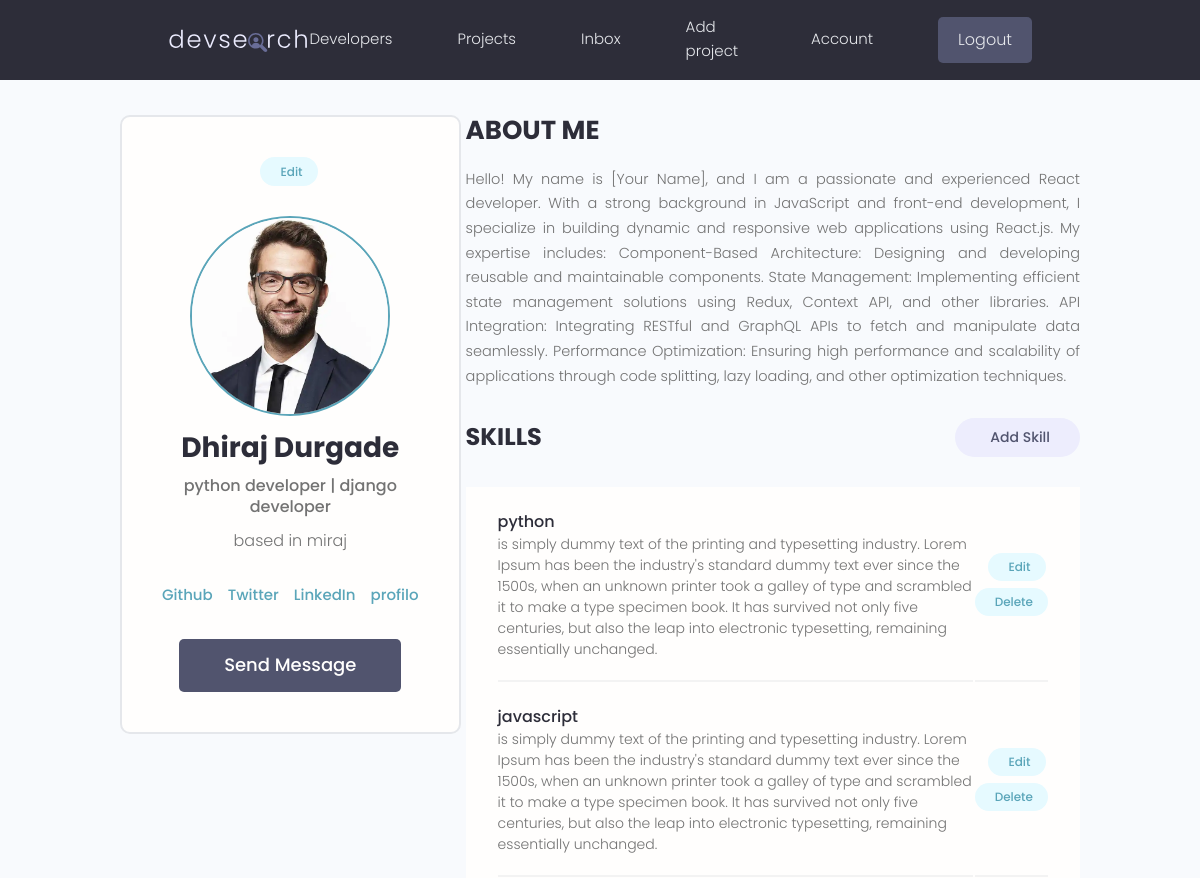
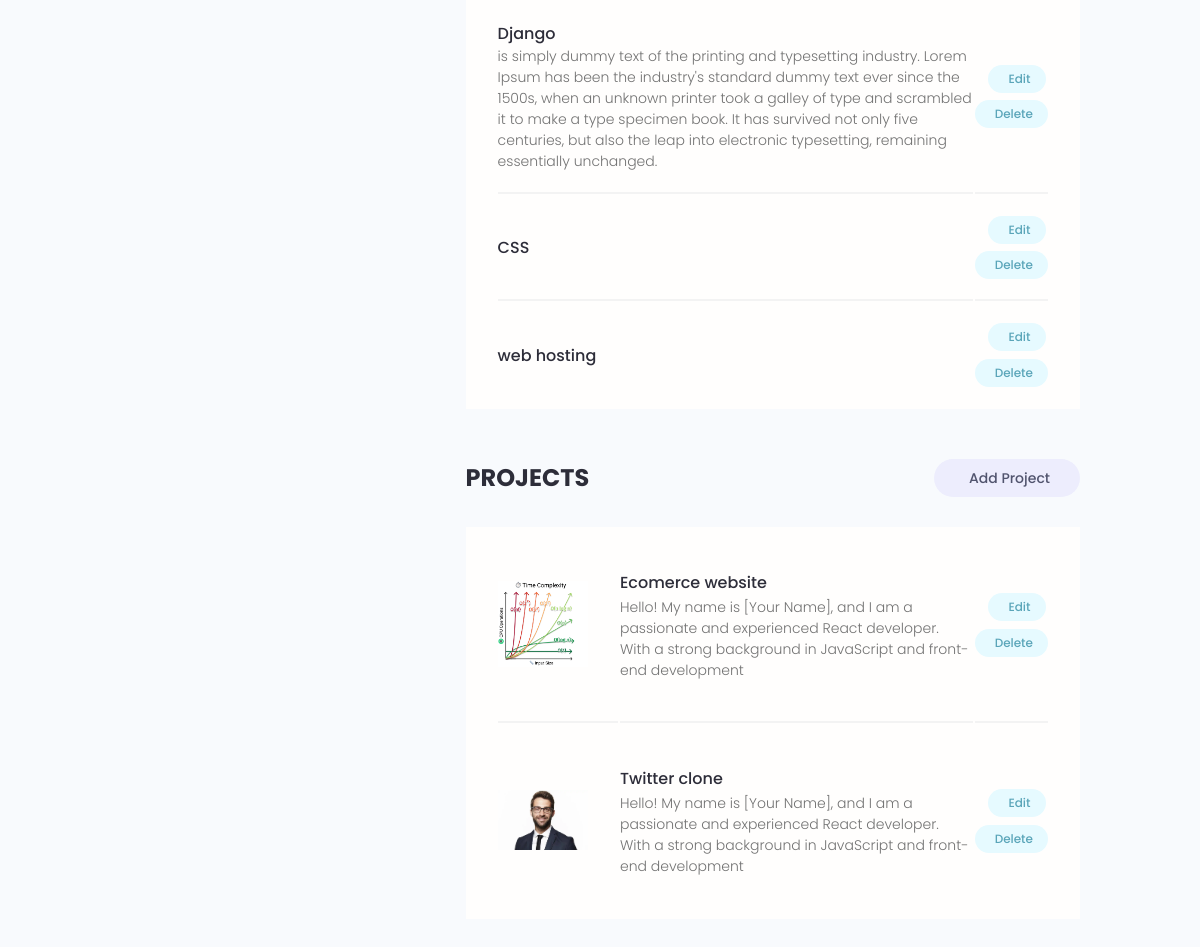
/account/ (signed in), run on the app's committed database (2 pictures, top to bottom).
### users/models.py (models this page shows, shortened)
class Profile(models.Model):
    user = models.OneToOneField(User,blank=True,null=True,on_delete=models.CASCADE)
    name = models.CharField(max_length=200,null=True, blank=True)
    email = models.EmailField(max_length=500,null=True, blank=True)
    username = models.CharField(max_length=200,null=True, blank=True)
    location = models.CharField(max_length=200,null=True, blank=True)
    short_intro = models.CharField(max_length=200,null=True, blank=True)
    bio = models.TextField(null=True, blank=True)
    profile_image = models.ImageField(null=True, blank=True, upload_to="profiles/", default="profiles/user-default.png")
    social_github = models.CharField(max_length=200,null=True, blank=True)
    social_twitter = models.CharField(max_length=200,null=True, blank=True)
    social_linkedin = models.CharField(max_length=200,null=True, blank=True)
    social_website = models.CharField(max_length=200,null=True, blank=True)
    social_youtube = models.CharField(max_length=200,null=True, blank=True)
    created = models.DateTimeField(auto_now_add=True)
    id = models.UUIDField(primary_key=True,unique=True,default=uuid.uuid4,editable=False)
    class Meta:
        ordering = ['created']
    @property
    def imageurl(self):
        try:
            url = self.profile_image.url
        except:
            url = ''
        return url

class Skill(models.Model):
    owner = models.ForeignKey(Profile, on_delete=models.CASCADE, blank=True, null=True)
    name = models.CharField(max_length=200,null=True, blank=True)
    description = models.TextField(null=True, blank=True)
    id = models.UUIDField(primary_key=True,unique=True,default=uuid.uuid4,editable=False)

### projects/models.py (models this page shows, shortened)
class Projects(models.Model):
    owner = models.ForeignKey(Profile,null=True, blank=True,on_delete=models.CASCADE)
    title = models.CharField(max_length=200)
    description = models.TextField(null=True, blank = True)
    featured_image = models.ImageField(null=True, blank=True, default="default.jpg")
    demo_link = models.CharField(max_length=2000,null=True, blank=True)
    source_link = models.CharField(max_length=2000,null=True, blank=True)
    created = models.DateTimeField(auto_now_add=True)
    tag = models.ManyToManyField('Tag',blank=True)
    vote_total = models.IntegerField(default=0,null=True,blank=True)
    vote_ratio = models.IntegerField(default=0,null=True,blank=True)
    id = models.UUIDField(primary_key=True,unique=True,default=uuid.uuid4,editable=False)
    class Meta:
        ordering = ['-vote_ratio', '-vote_total', 'title']
    @property
    def imageurl(self):
        try:
            url = self.featured_image.url
        except:
            url = ''
        return url

### users/views.py (the view)
# urls.py: path('account/', views.user_account, name="account"),
@login_required(login_url="login")
def user_account(request):
    profile = request.user.profile
    Skills = profile.skill_set.all()
    projects = profile.projects_set.all()
    context = {'profile':profile, 'skills':Skills, 'projects': projects}
    return render(request,'users/account.html', context)

### users/templates/users/account.html (shortened to what this page needs)
{% extends "main.html" %}
{% block content %}
  <main class="settingsPage profile my-md">
    <div class="container">
      <div class="layout">
        <div class="column column--1of3">
          <div class="card text-center">
            <div class="card__body dev">
              <a class="tag tag--pill tag--main settings__btn" href="{% url "edit_account" %}"> Edit</a>
              <img class="avatar avatar--xl dev__avatar" src="{{ profile.imageurl }}" />
              <h2 class="dev__name">{{profile.name}}</h2>
              <p class="dev__title">{{profile.short_intro}}</p>
              <p class="dev__location">based in {{profile.location}}</p>
              <ul class="dev__social">
                {% if profile.social_github %}
                <li>
                  <a title="Github" href="{{profile.social_github}}" target="_blank">Github</a>
                </li>
                {% endif %}
                {% if profile.social_twitter %}
                <li>
                  <a title="Twitter" href="{{profile.social_twitter}}" target="_blank">Twitter</a>
                </li>
                {% endif %}
                {% if profile.social_linkedin %}
                <li>
                  <a title="LinkedIn" href="{{profile.social_linkedin}}" target="_blank">LinkedIn</a>
                </li>
                {% endif %}
                {% if profile.social_website %}
                <li>
                  <a title="Personal Website" href="{{profile.social_website}}" target="_blank">profilo</a>
                </li>
                {% endif %}
              </ul>
              <a href="#" class="btn btn--sub btn--lg">Send Message </a>
            </div>
          </div>
        </div>
        <div class="column column--2of3">
          <div class="devInfo">
            <h3 class="devInfo__title">About Me</h3>
            <p class="devInfo__about">
              {{profile.bio}}
            </p>
          </div>
          <div class="settings">
            <h3 class="settings__title">Skills</h3>
            <a class="tag tag--pill tag--sub settings__btn tag--lg" href="{% url "add_skill" %}"> Add Skill</a>
          </div>
          <table class="settings__table">
            {% for skill in skills %}
            <tr>
              <td class="settings__tableInfo">
                <h4>{{skill.name}}</h4>
                <p>
                  {{skill.description}}
                </p>
              </td>
              <td class="settings__tableActions">
                <a class="tag tag--pill tag--main settings__btn" href="{% url "update_skill" skill.id %}"> Edit</a>
                <a class="tag tag--pill tag--main settings__btn" href="{% url "delete_skill" skill.id %}?next=/account">
                  Delete</a>
              </td>
            </tr>
            {% endfor %}
          </table>
          <div class="settings">
            <h3 class="settings__title">Projects</h3>
            <a class="tag tag--pill tag--sub settings__btn tag--lg" href="{% url "create-project" %}"> Add Project</a>
          </div>
          <table class="settings__table">
            {% for project in projects %}
            <tr>
              <td class="settings__thumbnail">
                <a href="{% url "project" project.id %}"><img src="{{project.imageurl}}" alt="Project Thumbnail" /></a>
              </td>
              <td class="settings__tableInfo">
                <a href="{% url "project" project.id %}"> {{project.title}} </a>
                <p>
                  {{project.description|slice:'150'}}
                </p>
              </td>
              <td class="settings__tableActions">
                <a class="tag tag--pill tag--main settings__btn" href="{% url "update-project" project.id %}"> Edit</a>
                <a class="tag tag--pill tag--main settings__btn" href="{% url "delete-project" project.id %}?next=/account">
                  Delete</a>
              </td>
            </tr>
            {% endfor %}
          </table>
        </div>
      </div>
    </div>
  </main>
{% endblock content %}

### static/styles/app.css (style rules this page uses)
:root { --color-sub: #2d2d39; }
.btn--sub { background-color: var(--color-sub-light); }
.card { border: 2px solid var(--color-light); }
img { width: 100%; }
.profile .card > .dev { padding: 4rem; }
.dev__avatar { display: block; margin: auto; }
.dev__name { color: var(--color-sub); font-size: 2.8rem; font-weight: 700; margin-top: 1rem; margin-bottom: 0.5rem; }
.dev__title { font-size: 1.6rem; font-weight: 500; line-height: 1.3; }
.dev__location { margin-top: 1rem; }
.dev__social { margin: 3rem 0; list-style: none; display: flex; justify-content: center; gap: 1.5rem; }
.devInfo { margin-bottom: 3rem; }
.devInfo__title, .devInfo__subtitle { font-size: 2.6rem; color: var(--color-sub); text-transform: uppercase; font-weight: 700; margin-bottom: 1.5rem; }
.devInfo__about, .devSkill__info { font-size: 1.45rem; line-height: 1.7; text-align: justify; }
.settingsPage .dev > .settings__btn { display: inline-block; margin-bottom: 3rem; }
.settings { display: flex; justify-content: space-between; align-items: center; }
.settings__title { font-size: 2.4rem; text-transform: uppercase; font-weight: 700; color: var(--color-sub); }
.settings__table { margin-top: 3rem; margin-bottom: 5rem; padding: 0 3rem; background: var(--color-white); }
.settings__table tr { width: 100%; }
.settings__table tr > td { padding: 2rem 0; }
.settings__table tr:not(:last-child) td { border-bottom: 2px solid var(--color-white-light); }
.settings__thumbnail { width: 23%; min-width: 10rem; }
.settings__thumbnail img { padding-right: 3rem; height: 15rem; object-fit: contain; }
.settings__tableInfo { width: 100%; }
.settings__tableInfo h4, .settings__tableInfo a { padding-right: 1rem; width: auto; font-size: 1.6rem; font-weight: 500; color: var(--color-sub); }
.settings__tableInfo p { font-size: 1.4rem; }
.settings__tableActions { text-align: right; }

### static/uikit/styles/modules/_variables.css (style rules this page uses)
:root { --color-main: #5aa5b9; --color-main-light: #e6faff; --color-sub: #3f4156; --color-sub-light: #51546e; --color-sub-lighter: #ededfd; --color-text: #737373; --color-gray: #8b8b8b; --color-light: #e5e7eb; --color-light-gray: #767676; --color-bg: #f8fafd; --color-white: #fffefd; --color-white-light: #f3f3f3; --color-success: #359e64; --color-success-bg: #def8e8; --color-error: #fc4b0b; --color-error-bg: #fff2ee; --font-base: 'Poppins', arial, helvetica, 'Segoe UI', roboto, ubuntu, sans-serif; --font-monospace: 'Fira Code', 'Courier New', courier, monospace; --font-regular: 300; --font-medium: 500; --font-bold: 700; --generic-shadow: 1px 1px 5px #00000010; --generic-transition: all 0.3s ease-in-out; }

### static/uikit/styles/modules/_base.css (style rules this page uses)
* { margin: 0; padding: 0; box-sizing: border-box; text-rendering: optimizeLegibility; color: inherit; font-size: inherit; }
html { font-size: 50%; }
@media only screen and (min-width: 480px) { html { font-size: 56.25%; } }
@media only screen and (min-width: 1200px) { html { font-size: 62.5%; } }
body { line-height: 1.6; font-weight: 400; font-size: 1.5rem; color: var(--color-text); background-color: var(--color-bg); min-height: 100vh; }

### static/uikit/styles/modules/_typography.css (style rules this page uses)
* { font-family: var(--font-base); }
h2 { font-size: 3.6rem; font-weight: var(--font-bold); }
h3 { font-size: 3.2rem; font-weight: var(--font-medium); }
h4 { font-size: 2.8rem; font-weight: var(--font-medium); }
p, span, strong { font-size: 1.6rem; color: var(--color-text); font-weight: var(--font-regular); }
a { padding-bottom: 2px; text-decoration: none; display: inline-block; color: var(--color-main); font-weight: var(--font-medium); }

### static/uikit/styles/modules/_utilities.css (style rules this page uses)
.container { width: 92%; max-width: 165rem; margin: 0 auto; box-sizing: border-box; }
@media screen and (min-width: 1000px) { .container { width: 90%; } }
@media screen and (min-width: 1200px) { .container { width: 80%; } }
.text-center { text-align: center; }
.my-md { margin: 3rem auto; }

### static/uikit/styles/modules/_avatar.css (style rules this page uses)
.avatar { border-radius: 50%; border: 2px solid var(--color-main); object-fit: cover; }
.avatar--xl { height: 20rem; width: 20rem; }

### static/uikit/styles/modules/_card.css (style rules this page uses)
.card { border-radius: 1rem; background-color: var(--color-white); border: 1.5px solid var(--color-light); width: auto; height: auto; margin-top: 0.5rem; margin-bottom: 0.5rem; overflow: hidden; }
.card__body, .card__header { padding: 2rem 2.5rem; }

### static/uikit/styles/modules/_layout.css (style rules this page uses)
.layout { display: flex; flex-flow: row wrap; justify-content: space-between; }
.layout > .column { margin-bottom: 3rem; }
.layout > .column.column--1of3 { flex-basis: 30%; }
.layout > .column.column--2of3 { flex-basis: 64%; }

### data on the page
Profile: imageurl (picture), name "Dhiraj Durgade", short_intro "python developer | django developer", location "miraj", bio "Hello! My name is [Your Name], and I am a passionate and experienced React developer. With a strong background in JavaScript and front-end development, I specialize in building dynamic and responsive web applications using React.js. My expertise includes: Component-Based Architecture: Designing and developing reusable and maintainable components. State Management: Implementing efficient state management solutions using Redux, Context API, and other libraries. API Integration: Integrating RESTful and GraphQL APIs to fetch and manipulate data seamlessly. Performance Optimization: Ensuring high performance and scalability of applications through code splitting, lazy loading, and other…"
Skill: name "python", description "is simply dummy text of the printing and typesetting industry. Lorem Ipsum has been the industry's standard dummy text ever since the 1500s, when an unknown printer took a galley of type and scrambled it to make a type specimen book. It has survived not only five centuries, but also the leap into electronic typesetting, remaining essentially unchanged."
Skill: name "javascript", description "is simply dummy text of the printing and typesetting industry. Lorem Ipsum has been the industry's standard dummy text ever since the 1500s, when an unknown printer took a galley of type and scrambled it to make a type specimen book. It has survived not only five centuries, but also the leap into electronic typesetting, remaining essentially unchanged."
Skill: name "Django", description "is simply dummy text of the printing and typesetting industry. Lorem Ipsum has been the industry's standard dummy text ever since the 1500s, when an unknown printer took a galley of type and scrambled it to make a type specimen book. It has survived not only five centuries, but also the leap into electronic typesetting, remaining essentially unchanged."
Skill: name "CSS"
Skill: name "web hosting"
Projects: imageurl (picture), title "Ecomerce website", description "Hello! My name is [Your Name], and I am a passionate and experienced React developer. With a strong background in JavaScript and front-end development"
Projects: imageurl (picture), title "Twitter clone", description "Hello! My name is [Your Name], and I am a passionate and experienced React developer. With a strong background in JavaScript and front-end development"
